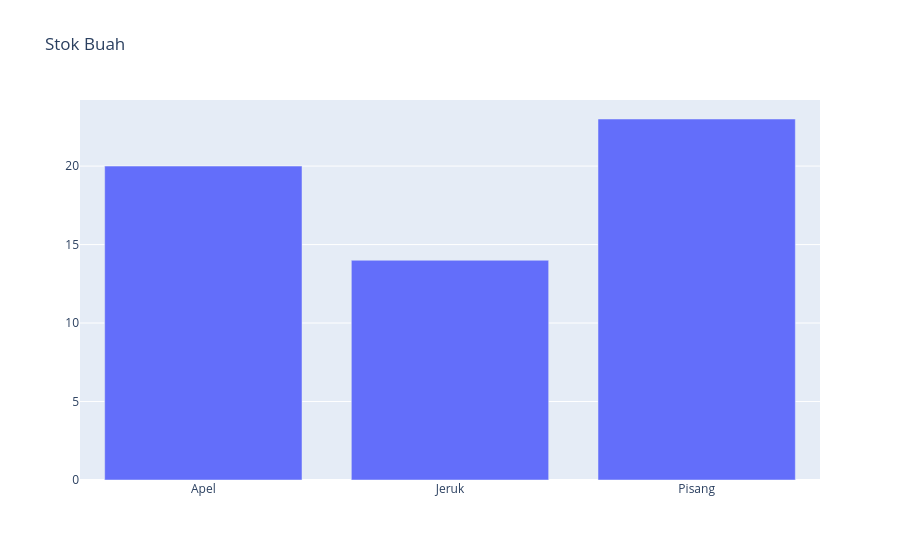

Here is the notebook cell this chart was saved with:
### Code cell
import plotly.graph_objects as go

# Membuat grafik batang dengan mendefinisikan komponennya satu per satu
fig = go.Figure(
    data=[go.Bar(x=['Apel', 'Jeruk', 'Pisang'], y=[20, 14, 23])],
    layout=go.Layout(title=go.layout.Title(text="Stok Buah"))
)
fig.show()

### Figure 1 — Plotly figure (JSON) as saved in the notebook; plotly's stock layout.template omitted (floating-point values rounded to 4 significant figures)
{"data": [{"type": "bar", "x": ["Apel", "Jeruk", "Pisang"], "y": [20, 14, 23]}], "layout": {"title": {"text": "Stok Buah"}}}
